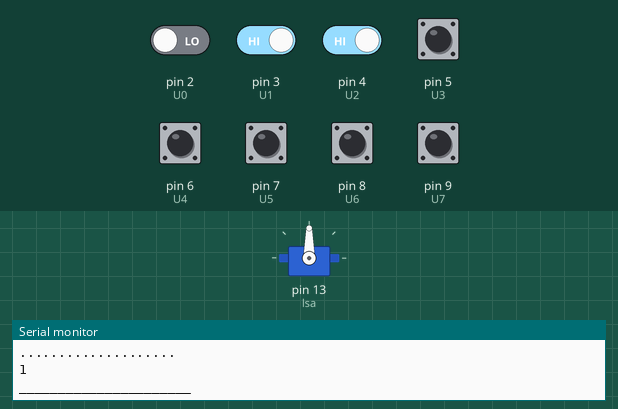
A sketch run on a simulated Arduino Uno, built with avr-gcc and run on an emulated ATmega328P. On the bench: servo, the last lines printed to the serial monitor. The inputs (shaded band) are chosen by the test bench; at power-on: pin 3 (U1), pin 4 (U2), pin 5 (U3), pin 6 (U4), pin 7 (U5), pin 8 (U6), pin 9 (U7) HIGH, pin 2 (U0) LOW.

Above: at 1.2 s.
1.3 s: pin 2 (U0) driven HIGH
At 2.9 s:
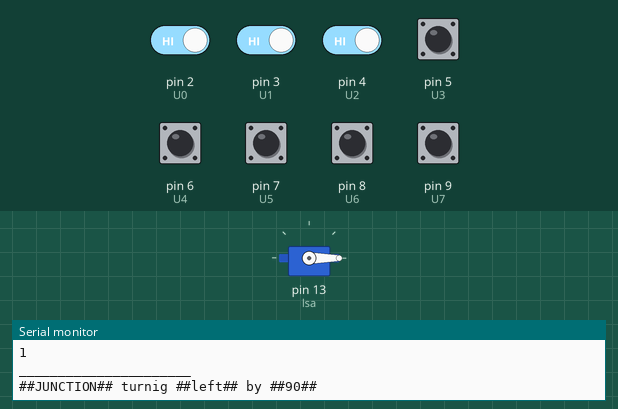
3.2 s: pin 2 (U0) driven LOW
At 4.4 s:
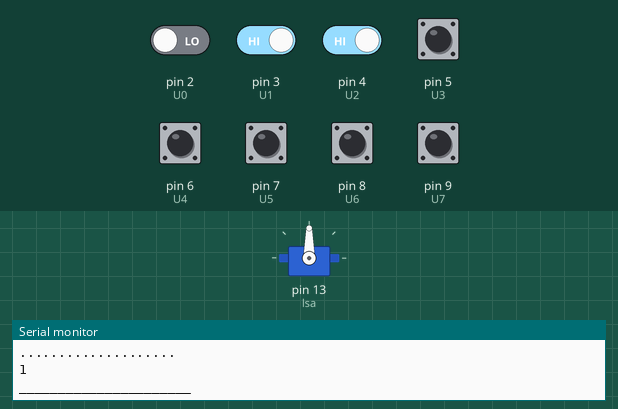
4.7 s: pin 3 (U1) driven LOW and pin 4 (U2) driven LOW
At 6.1 s:
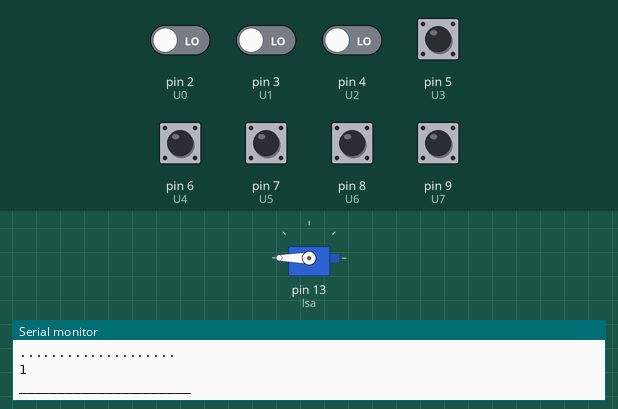
6.4 s: pin 3 (U1) driven HIGH
At 8.1 s:
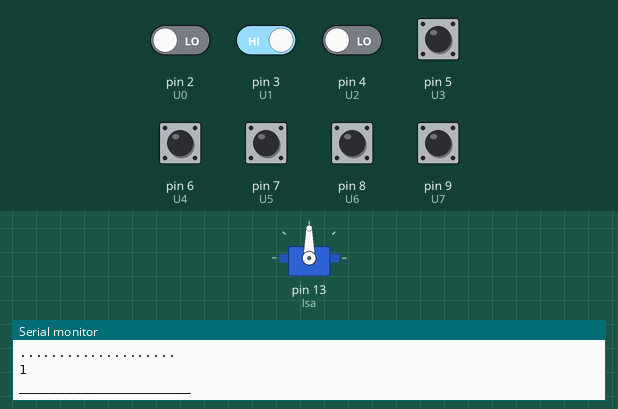
8.4 s: pin 2 (U0) driven HIGH and pin 4 (U2) driven HIGH
At 9.8 s:
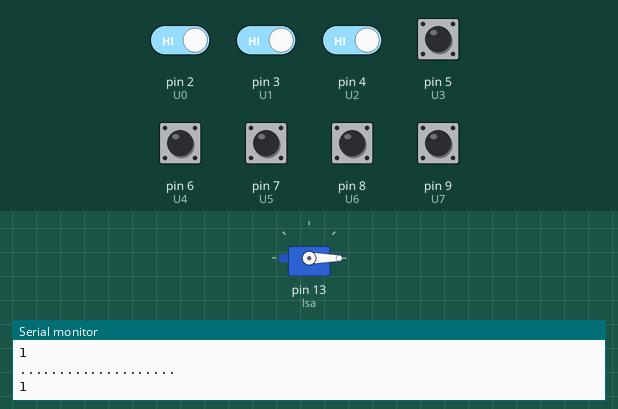
Timing chart, 0 to 11.4 s (numbered marks = the images above; inputs shaded):
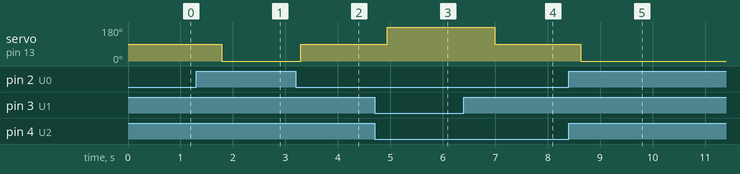

The sketch:

hunger_LSA.ino
```cpp
#include<Servo.h>
Servo lsa;
int U0 = 2;
int U1 = 3;
int U2 = 4;
int U3 = 5;
int U4 = 6;
int U5 = 7;
int U6 = 8;
int U7 = 9;
int left = 10;


void setup()
{
  lsa.attach(13);
  pinMode(2, INPUT);
  pinMode(3, INPUT);
  pinMode(4, INPUT);
  pinMode(5, INPUT);
  pinMode(6, INPUT);
  pinMode(7, INPUT);
  pinMode(8, INPUT);
  pinMode(9, INPUT);
  pinMode(10, INPUT);
  Serial.begin(9600);
 }

void loop()
{
  Serial.println(digitalRead(U0));
  Serial.println("....................");
  Serial.println(digitalRead(U1));
  Serial.println("....................");
  Serial.println(digitalRead(U2));
  Serial.println("....................");
  Serial.println(digitalRead(U3));
  Serial.println("....................");
  Serial.println(digitalRead(U4));
  Serial.println("....................");
  Serial.println(digitalRead(U5));
  Serial.println("....................");
  Serial.println(digitalRead(U6));
  Serial.println("....................");
  Serial.println(digitalRead(U7));
  Serial.println("______________________");

  if ((digitalRead(U0) == 1) && (digitalRead(U1) == 0) && (digitalRead(U2) == 0) && (digitalRead(U3) == 0) && (digitalRead(U4) == 0) && (digitalRead(U5) == 0) && (digitalRead(U6) == 0) && (digitalRead(U7) == 0))
  {
    lsa.write(55);
    Serial.println("on U0, turning ##LEFT## by ##35##");
  }

  else if ((digitalRead(U0) == 1) && ((digitalRead(U1) == 1) || (digitalRead(U2) == 1)) && (digitalRead(U3) == 0) && (digitalRead(U4) == 0) && (digitalRead(U5) == 0) && (digitalRead(U6) == 0) && (digitalRead(U7) == 0))
  {
    lsa.write(60);                                                                                   //(digitalRead(U0)==0)&&(digitalRead(U1)==0)&&(digitalRead(U2) == 0)&&(digitalRead(U3) == 0)&&(digitalRead(U4) == 0)&&(digitalRead(U5) == 0)&&(digitalRead(U6) == 0)&&(digitalRead(U7) == 0)
    Serial.println("on U0 & U1, turning ##LEFT## by ##30##");                                        //(digitalRead(U0)==1)&&(digitalRead(U1)==1)&&(digitalRead(U2) == 1)&&(digitalRead(U3) == 1)&&(digitalRead(U4) == 1)&&(digitalRead(U5) == 1)&&(digitalRead(U6) == 1)&&(digitalRead(U7) == 1)
  }

  else if ((digitalRead(U0) == 0) && (digitalRead(U1) == 1) && ((digitalRead(U2) == 1) || (digitalRead(U3) == 1)) && (digitalRead(U4) == 0) && (digitalRead(U5) == 0) && (digitalRead(U6) == 0) && (digitalRead(U7) == 0))
  {
    lsa.write(70);
    Serial.println("on U1 & U2, turning ##LEFT## by ##20##");
  }

  else if ((digitalRead(U0) == 0) && (digitalRead(U1) == 0) && (digitalRead(U2) == 1) && ((digitalRead(U3) == 1) || (digitalRead(U4) == 1)) && (digitalRead(U5) == 0) && (digitalRead(U6) == 0) && (digitalRead(U7) == 0))
  {
    lsa.write(80);
    Serial.println("on U2 & U3, turnig ##LEFT## by ##10##");
  }

  else if ((digitalRead(U0) == 0) && (digitalRead(U1) == 0) && (digitalRead(U2) == 0) && (digitalRead(U3) == 1) && ((digitalRead(U4) == 1) || (digitalRead(U5) == 1)) && (digitalRead(U6) == 0) && (digitalRead(U7) == 0))
  {
    lsa.write(90);
    Serial.println("on U3 & U4,##MOVING FORWARD##");
  }

  else if ((digitalRead(U0) == 0) && (digitalRead(U1) == 0) && (digitalRead(U2) == 0) && (digitalRead(U3) == 0) && (digitalRead(U4) == 1) && ((digitalRead(U5) == 1) || (digitalRead(U6) == 1)) && (digitalRead(U7) == 0))
  {
    lsa.write(100);
    Serial.println("on U4 & U5,turning ##RIGHT## by ##10##");
  }

  else if ((digitalRead(U0) == 0) && (digitalRead(U1) == 0) && (digitalRead(U2) == 0) && (digitalRead(U3) == 0) && (digitalRead(U4) == 0) && (digitalRead(U5) == 1) && ((digitalRead(U6) == 1) || (digitalRead(U7) == 1)))
  {
    lsa.write(110);
    Serial.println("on U5 & U6,turning ##RIGHT## by ##20##");
  }

  else if ((digitalRead(U0) == 0) && (digitalRead(U1) == 0) && (digitalRead(U2) == 0) && (digitalRead(U3) == 0) && (digitalRead(U4) == 0) && (digitalRead(U5) == 0) && (digitalRead(U6) == 1) && (digitalRead(U7) == 1))
  {

    lsa.write(125);

    Serial.println("on U6 & U7,turning ##RIGHT## by ##35##");
  }

 else if ((digitalRead(U0) == 0) && (digitalRead(U1) == 0) && (digitalRead(U2) == 0) && (digitalRead(U3) == 0) && (digitalRead(U4) == 0) && (digitalRead(U5) == 0) && (digitalRead(U6) == 0) && (digitalRead(U7) == 1))
  {
    lsa.write(135);
    Serial.println("on U7,turning ##RIGHT## by ##45##");
  }

  else if ((digitalRead(U0) == 1) && (digitalRead(U1) == 1) && (digitalRead(U2) == 1) && (digitalRead(U3) == 1) && (digitalRead(U4) == 1) && (digitalRead(U5) == 1) && (digitalRead(U6) == 1) && (digitalRead(U7) == 1))
  {
    //if (left == HIGH)
    //{
    lsa.write(0);
    Serial.println("##JUNCTION## turnig ##left## by ##90##");
    //}
    /* else if (left == LOW)
      {
       lsa.write(180);
       Serial.println("##JUNCTION## turnig ##right## by ##90##");
      }*/
  }

  else if ((digitalRead(U0) == 1) && (digitalRead(U1) == 1) && (digitalRead(U2) == 1) && (digitalRead(U3) == 1) && (digitalRead(U4) == 1) && (digitalRead(U5) == 0) && (digitalRead(U6) == 0) && (digitalRead(U7) == 0))
  {
    lsa.write(0);
    delay(500);
    Serial.println("##CORNER## turnig ##left## by ##90##");
  }

  else if ((digitalRead(U0) == 0) && (digitalRead(U1) == 0) && (digitalRead(U2) == 0) && (digitalRead(U3) == 1) && (digitalRead(U4) == 1) && (digitalRead(U5) == 1) && (digitalRead(U6) == 1) && (digitalRead(U7) == 1))
  {
    lsa.write(180);
    delay(500);
    Serial.println("##CORNER## turnig ##right## by ##90##");
  }
  else
  {
     lsa.write(90);
    delay(1500);

  }
}
```

Measured:
- after the input at 1.3 s, servo on pin 13 (lsa): 90° → 0° after 0.49 s
- after the input at 3.2 s, servo on pin 13 (lsa): 0° → 90° after 0.10 s
- after the input at 4.7 s, servo on pin 13 (lsa): 90° → 180° after 0.24 s
- after the input at 6.4 s, servo on pin 13 (lsa): 180° → 90° after 0.59 s
- after the input at 8.4 s, servo on pin 13 (lsa): 90° → 0° after 0.23 s
